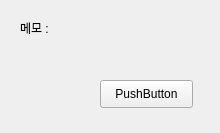
<?xml version="1.0" encoding="UTF-8"?>
<ui version="4.0">
 <class>Form</class>
 <widget class="QWidget" name="Form">
  <property name="geometry">
   <rect>
    <x>0</x>
    <y>0</y>
    <width>220</width>
    <height>133</height>
   </rect>
  </property>
  <property name="windowTitle">
   <string>Form</string>
  </property>
  <widget class="QPushButton" name="btn01">
   <property name="geometry">
    <rect>
     <x>100</x>
     <y>80</y>
     <width>93</width>
     <height>28</height>
    </rect>
   </property>
   <property name="text">
    <string>PushButton</string>
   </property>
  </widget>
  <widget class="QLabel" name="label">
   <property name="geometry">
    <rect>
     <x>20</x>
     <y>20</y>
     <width>45</width>
     <height>15</height>
    </rect>
   </property>
   <property name="text">
    <string>메모 : </string>
   </property>
  </widget>
 </widget>
 <resources/>
 <connections/>
</ui>
